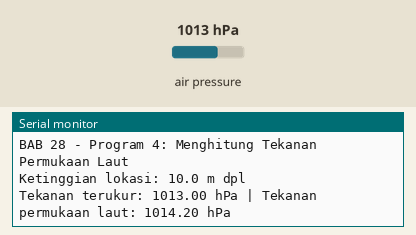
Simulated run of this sketch. Board: ESP32. Shown: the last lines printed to the serial monitor. Inputs (shaded band) come from the test bench; at power-on: air pressure 1013 hPa.

Above: at 2.2 s.
2.3 s: air pressure set to 952 hPa
At 4.8 s:
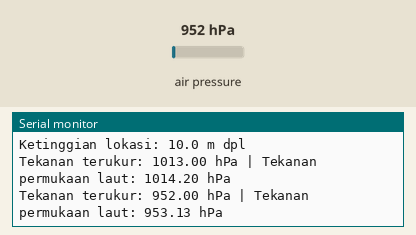
5.1 s: air pressure set to 975 hPa
At 7.0 s:
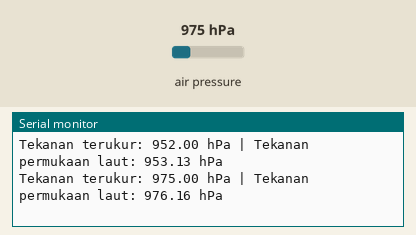
Timing chart, 0 to 8.5 s (numbered marks = the images above; inputs shaded):
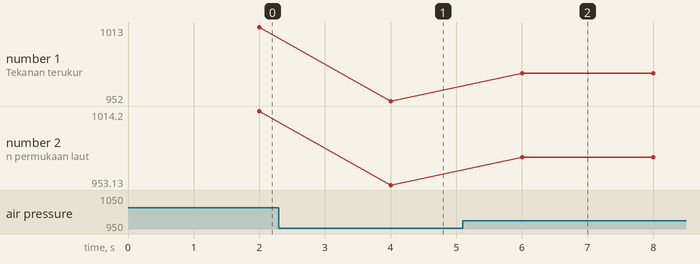

Measured:
- after the input at 2.3 s, the serial monitor: prints a new line after 1.7 s (image 1)
- after the input at 5.1 s, the serial monitor: prints a new line after 0.90 s (image 2)
- plotted number 1: 1013 → 952 after the input at 2.3 s, 952 → 975 after the input at 5.1 s
- plotted number 2: 1014.2 → 953.13 after the input at 2.3 s, 953.13 → 976.16 after the input at 5.1 s

The sketch:

p4_tekanan_permukaan_laut.ino
```cpp
/*
 * BAB 28 - Program 4: Menghitung Tekanan Permukaan Laut
 * Kalau ketinggian lokasi sudah diketahui, program ini menghitung tekanan
 * permukaan laut (p0) dari tekanan yang terukur, setiap 2 detik.
 * Hasilnya bisa dibandingkan dengan QNH dari BMKG atau dipakai di Program 3.
 *
 * Rangkaian: tidak perlu kabel. BMP180 tersambung ke
 * IO21 (SDA) dan IO22 (SCL) lewat jumper cap di kit.
 * Library: Adafruit BMP085 Library (by Adafruit)
 */

#include <Wire.h>
#include <Adafruit_BMP085.h>

#define PIN_SDA 21
#define PIN_SCL 22

// Ketinggian tempat kit berada, dalam meter di atas permukaan laut.
// Ganti dengan ketinggian lokasimu.
const float KETINGGIAN_LOKASI_M = 10.0;

const unsigned long JEDA_BACA = 2000;  // baca sensor setiap 2000 ms
unsigned long waktuBacaTerakhir = 0;

Adafruit_BMP085 bmp;

// Kebalikan rumus barometrik: tekanan permukaan laut dari tekanan p yang
// terukur di ketinggian tertentu (meter). Satuan hasilnya sama dengan satuan p.
float hitungTekananLaut(float p, float ketinggian) {
  return p / pow(1.0 - ketinggian / 44330.0, 5.255);
}

void setup() {
  Serial.begin(115200);
  delay(1000);  // beri waktu Serial Monitor tersambung
  Wire.begin(PIN_SDA, PIN_SCL);

  Serial.println("BAB 28 - Program 4: Menghitung Tekanan Permukaan Laut");
  if (!bmp.begin()) {
    Serial.println("BMP180 tidak ditemukan! Jalankan Program 1 untuk memeriksa.");
    while (true) {
      delay(1000);  // berhenti di sini
    }
  }
  Serial.printf("Ketinggian lokasi: %.1f m dpl\n", KETINGGIAN_LOKASI_M);
}

void loop() {
  if (millis() - waktuBacaTerakhir < JEDA_BACA) {
    return;  // belum 2 detik
  }
  waktuBacaTerakhir = millis();

  int32_t tekananPa = bmp.readPressure();  // tekanan di lokasi ini (Pa)
  float tekananLautPa = hitungTekananLaut(tekananPa, KETINGGIAN_LOKASI_M);

  Serial.printf("Tekanan terukur: %.2f hPa | Tekanan permukaan laut: %.2f hPa\n",
                tekananPa / 100.0, tekananLautPa / 100.0);
}
```
